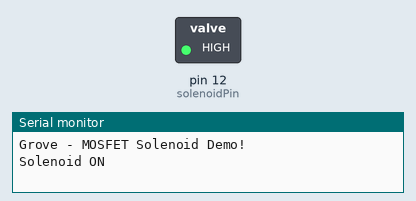
Recording of a sketch running on a simulated Arduino Uno, built with avr-gcc and run on an emulated ATmega328P. On the bench: switched loads named in the sketch (green lamp = pin HIGH), the last lines printed to the serial monitor.

Above: at 1.0 s.
At 3.0 s:
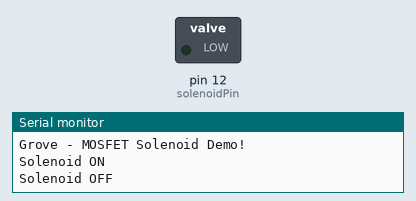
Timing chart, 0 to 5.2 s (numbered marks = the images above):
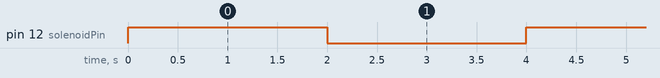

The sketch:

SampleGrove.ino
```cpp
/**
 * @file grove_mosfet_solenoid.ino
 * @brief Demo to control a solenoid using the Grove - MOSFET module with digital output.
 *
 * This sketch demonstrates how to control a solenoid (e.g. an electromagnetic actuator)
 * using a Grove - MOSFET module connected to digital pin D12. The solenoid alternates
 * between activated and deactivated states in a timed loop using digitalWrite().
 *
 * @author Seeed Studio (adapted)
 * @version 1.1
 * @date 2025
 */

/// Digital pin connected to the Grove - MOSFET SIG pin (controls the solenoid)
const int solenoidPin = 12;

/**
 * @brief Arduino setup function.
 *
 * Initializes the serial interface and sets the solenoid control pin as output.
 */
void setup()
{
    Serial.begin(38400);
    pinMode(solenoidPin, OUTPUT);
    Serial.println("Grove - MOSFET Solenoid Demo!");
}

/**
 * @brief Arduino loop function.
 *
 * Repeatedly activates and deactivates the solenoid with a delay between states.
 */
void loop()
{
    activateSolenoid();
    delay(2000); // Solenoid on for 2 seconds

    deactivateSolenoid();
    delay(2000); // Solenoid off for 2 seconds
}

/**
 * @brief Activates the solenoid by setting the control pin HIGH.
 */
void activateSolenoid()
{
    digitalWrite(solenoidPin, HIGH);
    Serial.println("Solenoid ON");
}

/**
 * @brief Deactivates the solenoid by setting the control pin LOW.
 */
void deactivateSolenoid()
{
    digitalWrite(solenoidPin, LOW);
    Serial.println("Solenoid OFF");
}
```

Measured:
- by itself, pin 12 (solenoidPin): alternates HIGH for 2.0 s and LOW for 2.0 s
